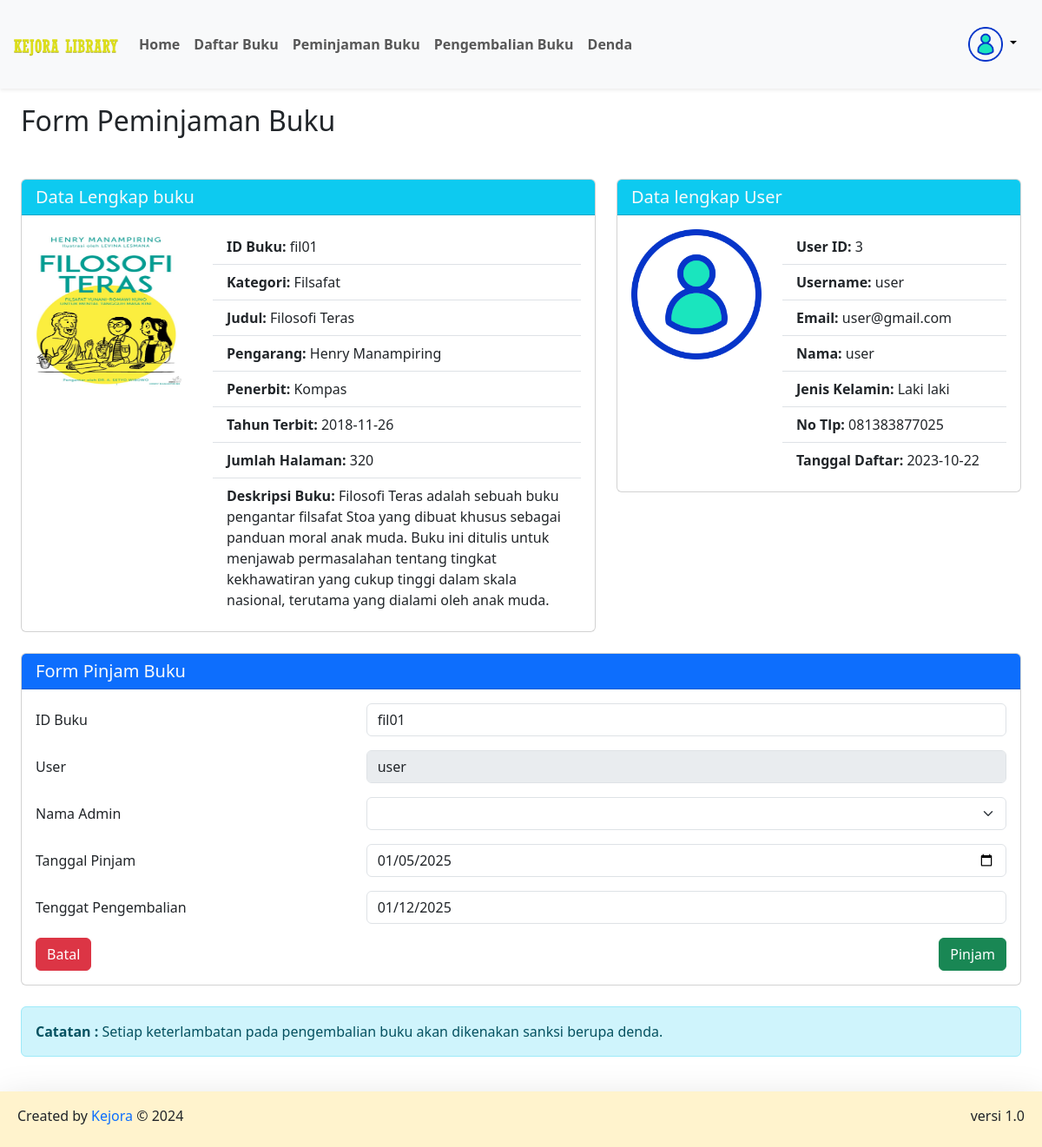
The app's page /user/pinjamBuku.php?id=fil01 (signed in) with its own data.
### tables this page shows
CREATE TABLE `buku` (
  `cover` varchar(255) NOT NULL,
  `id_buku` varchar(20) NOT NULL,
  `kategori` varchar(255) NOT NULL,
  `judul` varchar(255) NOT NULL,
  `pengarang` varchar(255) NOT NULL,
  `penerbit` varchar(255) NOT NULL,
  `tahun_terbit` date NOT NULL,
  `jumlah_halaman` int NOT NULL,
  `buku_deskripsi` text NOT NULL
);

CREATE TABLE `users` (
  `user_id` int NOT NULL,
  `email` varchar(100) DEFAULT NULL,
  `username` varchar(255) NOT NULL,
  `nama` varchar(255) NOT NULL,
  `password` varchar(255) NOT NULL,
  `jenis_kelamin` varchar(20) NOT NULL,
  `no_tlp` varchar(15) NOT NULL,
  `tgl_pendaftaran` date NOT NULL,
  `role` enum('ADMIN','USER') NOT NULL
);

### config/config.php (called while the page is built, shortened)
<?php
$host = "127.0.0.1";
$username = "root";
$password = "";
$database_name = "kejora_library";
$connection = mysqli_connect($host, $username, $password, $database_name);
function queryReadData($dataKategori)
{
  global $connection;
  $result = mysqli_query($connection, $dataKategori);
  $items = [];
  while ($item = mysqli_fetch_assoc($result)) {
    $items[] = $item;
  }
  return $items;
}

### user/pinjamBuku.php (the view, shortened to what this page needs)
<?php
require "../config/config.php";
$idBuku = $_GET["id"];
$query = queryReadData("SELECT * FROM buku WHERE id_buku = '$idBuku'");
$user_id = $_SESSION["users"]["user_id"];
$dataUser = queryReadData("SELECT * FROM users WHERE user_id = $user_id");
$admin = queryReadData("SELECT * FROM users WHERE role ='ADMIN'");
?>
<!DOCTYPE html>
<html lang="en">
<head>
  <link href="../assets/bootstrap/bootstrap.min.css" rel="stylesheet">
</head>
<body>
  <?php include 'navbar.php'; ?>
  <div class="p-4 mt-5">
    <h2 class="mt-5 mb-5">Form Peminjaman Buku</h2>
    <div class="row">
      <div class="col-7">
        <div class="card">
          <h5 class="card-header bg-info text-light">Data Lengkap buku</h5>
          <div class="card-body d-flex flex-wrap gap-5 justify-content-center">
            <?php foreach ($query as $item) : ?>
              <div class="d-flex align-items-start" style="width: 100%;">
                <p class="card-text me-4">
                  <img src="../assets/buku/<?= $item["cover"]; ?>" width="180px" height="185px" style="border-radius: 5px;">
                </p>
                <div class="w-100">
                  <ul class="list-group list-group-flush">
                    <li class="list-group-item"><strong>ID Buku:</strong> <?= $item["id_buku"]; ?></li>
                    <li class="list-group-item"><strong>Kategori:</strong> <?= $item["kategori"]; ?></li>
                    <li class="list-group-item"><strong>Judul:</strong> <?= $item["judul"]; ?></li>
                    <li class="list-group-item"><strong>Pengarang:</strong> <?= $item["pengarang"]; ?></li>
                    <li class="list-group-item"><strong>Penerbit:</strong> <?= $item["penerbit"]; ?></li>
                    <li class="list-group-item"><strong>Tahun Terbit:</strong> <?= $item["tahun_terbit"]; ?></li>
                    <li class="list-group-item"><strong>Jumlah Halaman:</strong> <?= $item["jumlah_halaman"]; ?></li>
                    <li class="list-group-item"><strong>Deskripsi Buku:</strong> <?= $item["buku_deskripsi"]; ?></li>
                  </ul>
                </div>
              </div>
            <?php endforeach; ?>
          </div>
        </div>
      </div>
      <div class="col-5">
        <div class="card">
          <h5 class=" card-header  bg-info text-light">Data lengkap User</h5>
          <div class="card-body d-flex flex-wrap gap-5 justify-content-center">
            <?php foreach ($dataUser as $item) : ?>
              <div class="d-flex align-items-start" style="width: 100%;">
                <p class="me-4">
                  <img src="../assets/img/user.png" width="150px" alt="Gambar Anggota">
                </p>
                <div class="w-100">
                  <ul class="list-group list-group-flush">
                    <li class="list-group-item"><strong>User ID:</strong> <?= $item["user_id"]; ?></li>
                    <li class="list-group-item"><strong>Username:</strong> <?= $item["username"]; ?></li>
                    <li class="list-group-item"><strong>Email:</strong> <?= $item["email"]; ?></li>
                    <li class="list-group-item"><strong>Nama:</strong> <?= $item["nama"]; ?></li>
                    <li class="list-group-item"><strong>Jenis Kelamin:</strong> <?= $item["jenis_kelamin"]; ?></li>
                    <li class="list-group-item"><strong>No Tlp:</strong> <?= $item["no_tlp"]; ?></li>
                    <li class="list-group-item"><strong>Tanggal Daftar:</strong> <?= $item["tgl_pendaftaran"]; ?></li>
                  </ul>
                </div>
              </div>
            <?php endforeach; ?>
          </div>
        </div>
      </div>
    </div>
    <div class="card mt-4">
      <h5 class="card-header bg-primary text-light">Form Pinjam Buku</h5>
      <div class="card-body d-flex flex-wrap gap-4 justify-content-center">
        <form action="" method="post" class="w-100">
          <div class="mb-3 row">
            <label for="idBuku" class="col-sm-4 col-form-label">ID Buku</label>
            <div class="col-sm-8">
              <input type="text" name="id_buku" class="form-control" id="idBuku" placeholder="id buku" value="<?= $idBuku ?>" readonly>
            </div>
          </div>
          <div class="mb-3 row">
            <label for="userId" class="col-sm-4 col-form-label">User</label>
            <div class="col-sm-8">
              <input type="text" name="name" class="form-control" value="<?php echo $_SESSION['users']['nama']; ?>" disabled>
            </div>
          </div>
          <div class="mb-3 row">
            <label for="adminSelect" class="col-sm-4 col-form-label">Nama Admin</label>
            <div class="col-sm-8">
              <select name="id" class="form-select" id="adminSelect" required>
                <option value="" disabled selected></option>
                <?php foreach ($admin as $item) : ?>
                  <option value="<?= $item['user_id']; ?>">
                  </option>
                <?php endforeach; ?>
              </select>
            </div>
          </div>
          <div class="mb-3 row">
            <label for="tglPeminjaman" class="col-sm-4 col-form-label">Tanggal Pinjam</label>
            <div class="col-sm-8">
              <input type="date" name="tgl_peminjaman" id="tglPeminjaman" class="form-control" placeholder="Tanggal Pinjam" onchange="setReturnDate()" value="<?= date('Y-m-d'); ?>" required>
            </div>
          </div>
          <div class="mb-3 row">
            <label for="tglPengembalian" class="col-sm-4 col-form-label">Tenggat Pengembalian</label>
            <div class="col-sm-8">
              <input type="date" name="tgl_pengembalian" id="tglPengembalian" class="form-control" placeholder="Tanggal Pengembalian" value="<?= date('Y-m-d', strtotime('+7 days')); ?>" readonly>
            </div>
          </div>
          <div class="d-flex justify-content-between">
            <a class="btn btn-danger" href="buku.php">Batal</a>
            <button type="submit" class="btn btn-success" name="pinjam">Pinjam</button>
          </div>
        </form>
      </div>
    </div>
    <div class="alert alert-info mt-4" role="alert"><span class="fw-bold">Catatan :</span> Setiap keterlambatan pada pengembalian buku akan dikenakan sanksi berupa denda.</div>
  </div>
  <footer class="bg-warning-subtle text-dark shadow-lg bg-subtle p-2">
    <div class="container-fluid d-flex justify-content-between">
      <p class="mt-2">Created by <span class="text-primary"> Kejora</span> © 2024</p>
      <p class="mt-2">versi 1.0</p>
    </div>
  </footer>
</body>
</html>

### records on screen
buku: cover (picture), id_buku "fil01", kategori "Filsafat", judul "Filosofi Teras", pengarang "Henry Manampiring", penerbit "Kompas", tahun_terbit "2018-11-26", jumlah_halaman "320", buku_deskripsi "Filosofi Teras adalah sebuah buku pengantar filsafat Stoa yang dibuat khusus sebagai panduan moral anak muda. Buku ini ditulis untuk menjawab permasalahan tentang tingkat kekhawatiran yang cukup tinggi dalam skala nasional, terutama yang dialami oleh anak muda."
users: user_id "3", username "user", email "user@gmail.com", nama "user", jenis_kelamin "Laki laki", no_tlp "081383877025", tgl_pendaftaran "2023-10-22"
